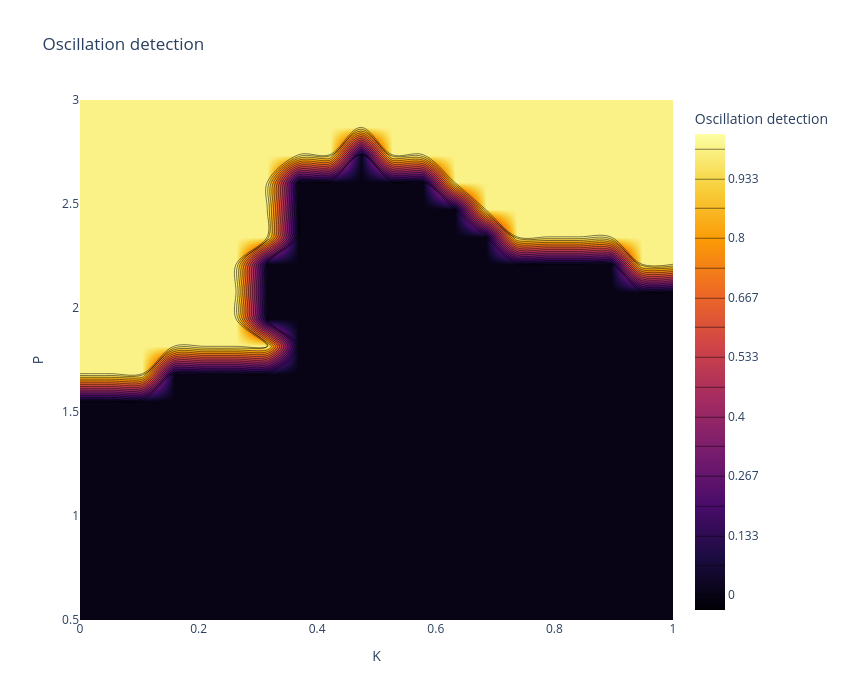
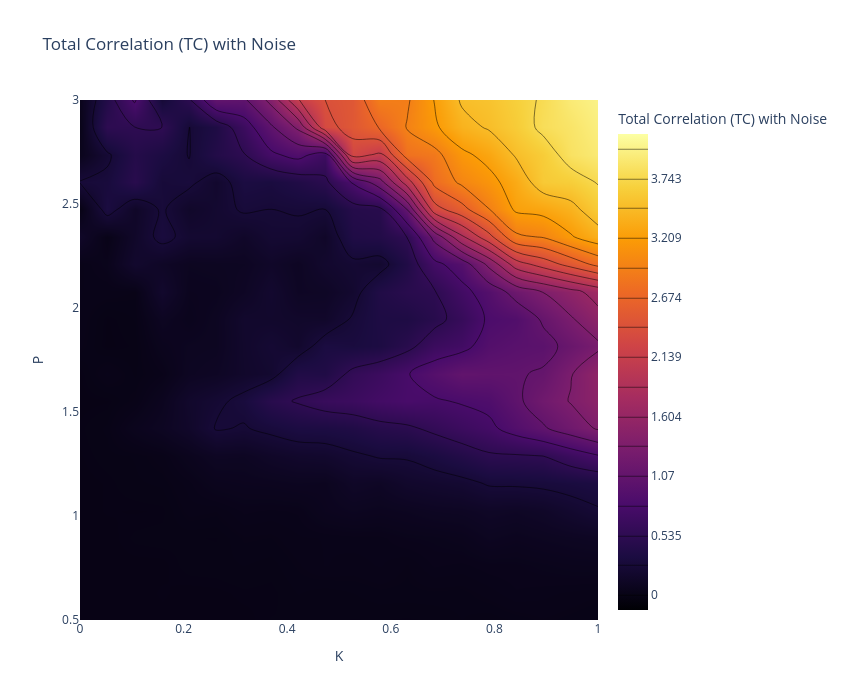
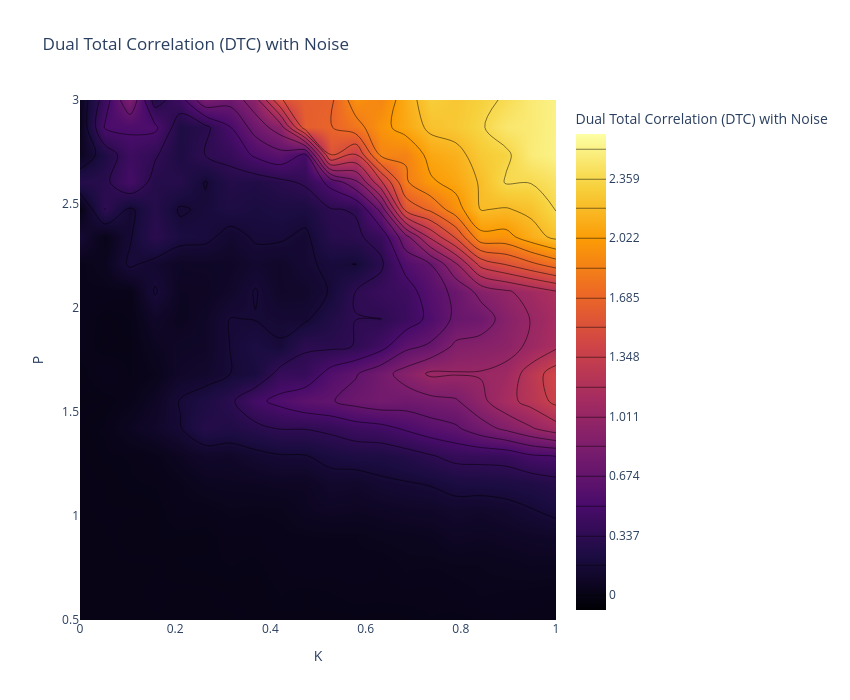
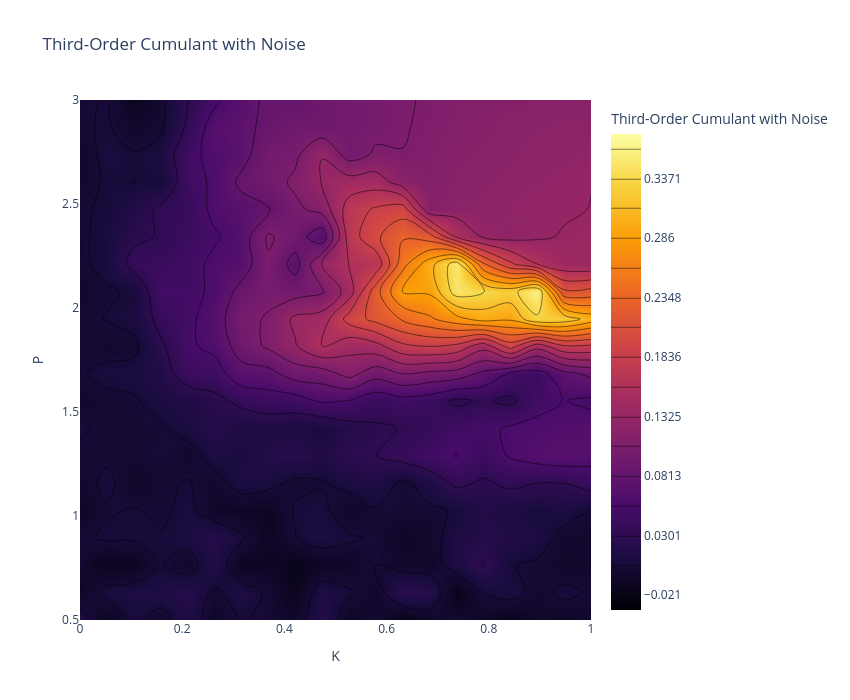

The cell these charts' notebook holds for them, in order:
### Markdown cell above
---
## Parameter Sweep in $(a_E \times K)$ Space — with Stochastic Noise

Oscillation detection and higher-order metric computation across the full $(a_E, K)$ grid.

### Code cell
# Sweep parameters
A_values = np.linspace(0.5, 3, 20)
K_values = np.linspace(0.0, 1.0, 20)
K3_values = np.linspace(0.0, 1.0, 20)
sigma_E = 0.03
T = 375

# Storage matrices
oscillation_map_noise = np.zeros((len(A_values), len(K_values)), dtype=int)
TC_map_noise = np.zeros((len(A_values), len(K_values)))
DTC_map_noise = np.zeros((len(A_values), len(K_values)))
Cumulant_map_noise = np.zeros((len(A_values), len(K_values)))
PowerCorr_map_noise = np.zeros((len(A_values), len(K_values)))
Entropy_map_noise = np.zeros((len(A_values), len(K_values)))
Entropy_map_skew = np.zeros((len(A_values), len(K_values)))
Entropy_map_kurt = np.zeros((len(A_values), len(K_values)))

TC_ksg_map = np.zeros((len(A_values), len(K_values)))
DTC_ksg_map = np.zeros((len(A_values), len(K_values)))
Oinfo_ksg_map = np.zeros((len(A_values), len(K_values)))

# Fixed seed for reproducibility
seed = 42
rng = np.random.default_rng(seed)
state0 = 0.1 * rng.standard_normal(2 * N_nodes)

# Create folder for raw simulated signals
sim_folder = '../simulations/2nd_order_diffusive_ak'
os.makedirs(sim_folder, exist_ok=True)

for i, A_val in enumerate(A_values):
    for j, K_val in enumerate(K_values):
        A_vec = np.array([A_val, A_val, A_val])
        t, states = simulate_wc_additive_stochastic_a(
            state0, A_vec, K_val, M, T, dt, sigma_E, P=7
        )

        start_idx = int(0.2 * len(t))
        E_node = states[start_idx:, :N_nodes]
        I_node = states[start_idx:, N_nodes:]

        # Oscillation detection
        is_lc1, _, _, _ = detect_limit_cycle_poincare(E_node[:, 0], I_node[:, 0], dt)
        is_lc2, _, _, _ = detect_limit_cycle_poincare(E_node[:, 1], I_node[:, 1], dt)
        is_lc3, _, _, _ = detect_limit_cycle_poincare(E_node[:, 2], I_node[:, 2], dt)
        oscillation_map_noise[i, j] = int(is_lc1 and is_lc2 and is_lc3)

        # Metrics
        E = states[start_idx:, :N_nodes]
        X = E.copy()
        Sigma = np.cov(X.T)

        TC_map_noise[i, j] = TC_gauss(Sigma)
        DTC_map_noise[i, j] = DTC_gauss(Sigma)
        Entropy_map_noise[i, j] = entropy_gauss(Sigma)
        skew, kurt = dev_gauss(X)
        Entropy_map_skew[i, j] = skew
        Entropy_map_kurt[i, j] = kurt
        if X.shape[1] == 3:
            Cumulant_map_noise[i, j] = cumulants(X)
            PowerCorr_map_noise[i, j] = powercorr(X)

        # --- KSG non-parametric metrics ---
        if X.shape[1] == 3:
            TC_ksg_map[i, j] = TC_ksg(X)
            DTC_ksg_map[i, j] = DTC_ksg(X)
            Oinfo_ksg_map[i, j] = Oinfo_ksg(X)

        # --- Save raw simulated signals ---
        I_node_save = states[start_idx:, N_nodes:]
        np.savez_compressed(
            sim_folder + '/signals_i' + str(i).zfill(2) + '_j' + str(j).zfill(2) + '.npz',
            E=E, I=I_node_save,
            row_val=A_val, col_val=K_val
        )

    if (i + 1) % 5 == 0:
        print(f"Progress: {i+1}/{len(A_values)}")

# Clean outliers
TC_clean = clean_rowwise_signed(TC_map_noise, n_std=2)
DTC_clean = clean_rowwise_signed(DTC_map_noise, n_std=2)
Cumulant_clean = clean_rowwise_signed(Cumulant_map_noise, n_std=2)
PowerCorr_clean = clean_rowwise_signed(PowerCorr_map_noise, n_std=2)
Skew_clean = clean_rowwise_signed(Entropy_map_skew, n_std=2)
Kurt_clean = clean_rowwise_signed(Entropy_map_kurt, n_std=2)

TC_ksg_clean = clean_rowwise_signed(TC_ksg_map, n_std=2)
DTC_ksg_clean = clean_rowwise_signed(DTC_ksg_map, n_std=2)
Oinfo_ksg_clean = clean_rowwise_signed(Oinfo_ksg_map, n_std=2)

# Quick visualisation
plot_metrics_contour(oscillation_map_noise, A_values, K3_values, title="Oscillation detection")
plot_metrics_contour(TC_clean, A_values, K3_values, title="Total Correlation (TC) with Noise")
plot_metrics_contour(DTC_clean, A_values, K3_values, title="Dual Total Correlation (DTC) with Noise")
plot_metrics_contour(Cumulant_clean, A_values, K3_values, title="Third-Order Cumulant with Noise")
plot_metrics_contour(PowerCorr_clean, A_values, K3_values, title="Triple Power Correlation with Noise")

plot_metrics_contour(TC_ksg_clean, A_values, K3_values, title="TC KSG with Noise")
plot_metrics_contour(DTC_ksg_clean, A_values, K3_values, title="DTC KSG with Noise")
plot_metrics_contour(Oinfo_ksg_clean, A_values, K3_values, title="O-info KSG with Noise")

# ── Save cleaned results ──
np.savez_compressed(
    "../results/metrics_Pairwise_diffusive_noise_a.npz",
    oscillation_map=oscillation_map_noise,
    TC=TC_clean, DTC=DTC_clean,
    cumulant=Cumulant_clean, powercorr=PowerCorr_clean,
    skew=Skew_clean, kurt=Kurt_clean,
    TC_ksg=TC_ksg_clean, DTC_ksg=DTC_ksg_clean, Oinfo_ksg=Oinfo_ksg_clean,
    P=A_values, K3=K3_values,
)

# ── Save raw results ──
np.savez_compressed(
    "../results/raw_metrics_Pairwise_diffusive_noise_a.npz",
    oscillation_map=oscillation_map_noise,
    TC=TC_map_noise, DTC=DTC_map_noise,
    cumulant=Cumulant_map_noise, powercorr=PowerCorr_map_noise,
    skew=Entropy_map_skew, kurt=Entropy_map_kurt,
    TC_ksg=TC_ksg_map, DTC_ksg=DTC_ksg_map, Oinfo_ksg=Oinfo_ksg_map,
    P=A_values, K3=K3_values,
)

print("Saved: metrics_Pairwise_diffusive_noise_a.npz & raw_metrics_Pairwise_diffusive_noise_a.npz")

### Figure 1 — Plotly figure (JSON) as saved in the notebook; plotly's stock layout.template omitted (floating-point values rounded to 4 significant figures; data arrays with more than 128 entries replaced by an {"elided": "..."} marker saying what was removed)
{"data": [{"colorbar": {"title": {"text": "Oscillation detection"}}, "colorscale": [[0, "#000004"], [0.1111, "#1b0c41"], [0.2222, "#4a0c6b"], [0.3333, "#781c6d"], [0.4444, "#a52c60"], [0.5556, "#cf4446"], [0.6667, "#ed6925"], [0.7778, "#fb9b06"], [0.8889, "#f7d13d"], [1, "#fcffa4"]], "contours": {"coloring": "heatmap", "end": 1, "showlines": true, "size": 0.06667, "start": 0}, "type": "contour", "x": [0.0, 0.05263, 0.1053, 0.1579, 0.2105, 0.2632, 0.3158, 0.3684, 0.4211, 0.4737, 0.5263, 0.5789, 0.6316, 0.6842, 0.7368, 0.7895, 0.8421, 0.8947, 0.9474, 1.0], "y": [0.5, 0.6316, 0.7632, 0.8947, 1.026, 1.158, 1.289, 1.421, 1.553, 1.684, 1.816, 1.947, 2.079, 2.211, 2.342, 2.474, 2.605, 2.737, 2.868, 3.0], "z": {"elided": "20x20 int values"}}], "layout": {"height": 700, "title": {"text": "Oscillation detection"}, "width": 850, "xaxis": {"title": {"text": "K"}}, "yaxis": {"title": {"text": "P"}}}}

### Figure 2 — Plotly figure (JSON) as saved in the notebook; plotly's stock layout.template omitted (floating-point values rounded to 4 significant figures; data arrays with more than 128 entries replaced by an {"elided": "..."} marker saying what was removed)
{"data": [{"colorbar": {"title": {"text": "Total Correlation (TC) with Noise"}}, "colorscale": [[0, "#000004"], [0.1111, "#1b0c41"], [0.2222, "#4a0c6b"], [0.3333, "#781c6d"], [0.4444, "#a52c60"], [0.5556, "#cf4446"], [0.6667, "#ed6925"], [0.7778, "#fb9b06"], [0.8889, "#f7d13d"], [1, "#fcffa4"]], "contours": {"coloring": "heatmap", "end": 4.011, "showlines": true, "size": 0.2674, "start": 4.615e-05}, "type": "contour", "x": [0.0, 0.05263, 0.1053, 0.1579, 0.2105, 0.2632, 0.3158, 0.3684, 0.4211, 0.4737, 0.5263, 0.5789, 0.6316, 0.6842, 0.7368, 0.7895, 0.8421, 0.8947, 0.9474, 1.0], "y": [0.5, 0.6316, 0.7632, 0.8947, 1.026, 1.158, 1.289, 1.421, 1.553, 1.684, 1.816, 1.947, 2.079, 2.211, 2.342, 2.474, 2.605, 2.737, 2.868, 3.0], "z": {"elided": "20x20 float values"}}], "layout": {"height": 700, "title": {"text": "Total Correlation (TC) with Noise"}, "width": 850, "xaxis": {"title": {"text": "K"}}, "yaxis": {"title": {"text": "P"}}}}

### Figure 3 — Plotly figure (JSON) as saved in the notebook; plotly's stock layout.template omitted (floating-point values rounded to 4 significant figures; data arrays with more than 128 entries replaced by an {"elided": "..."} marker saying what was removed)
{"data": [{"colorbar": {"title": {"text": "Dual Total Correlation (DTC) with Noise"}}, "colorscale": [[0, "#000004"], [0.1111, "#1b0c41"], [0.2222, "#4a0c6b"], [0.3333, "#781c6d"], [0.4444, "#a52c60"], [0.5556, "#cf4446"], [0.6667, "#ed6925"], [0.7778, "#fb9b06"], [0.8889, "#f7d13d"], [1, "#fcffa4"]], "contours": {"coloring": "heatmap", "end": 2.527, "showlines": true, "size": 0.1685, "start": 4.616e-05}, "type": "contour", "x": [0.0, 0.05263, 0.1053, 0.1579, 0.2105, 0.2632, 0.3158, 0.3684, 0.4211, 0.4737, 0.5263, 0.5789, 0.6316, 0.6842, 0.7368, 0.7895, 0.8421, 0.8947, 0.9474, 1.0], "y": [0.5, 0.6316, 0.7632, 0.8947, 1.026, 1.158, 1.289, 1.421, 1.553, 1.684, 1.816, 1.947, 2.079, 2.211, 2.342, 2.474, 2.605, 2.737, 2.868, 3.0], "z": {"elided": "20x20 float values"}}], "layout": {"height": 700, "title": {"text": "Dual Total Correlation (DTC) with Noise"}, "width": 850, "xaxis": {"title": {"text": "K"}}, "yaxis": {"title": {"text": "P"}}}}

### Figure 4 — Plotly figure (JSON) as saved in the notebook; plotly's stock layout.template omitted (floating-point values rounded to 4 significant figures; data arrays with more than 128 entries replaced by an {"elided": "..."} marker saying what was removed)
{"data": [{"colorbar": {"title": {"text": "Third-Order Cumulant with Noise"}}, "colorscale": [[0, "#000004"], [0.1111, "#1b0c41"], [0.2222, "#4a0c6b"], [0.3333, "#781c6d"], [0.4444, "#a52c60"], [0.5556, "#cf4446"], [0.6667, "#ed6925"], [0.7778, "#fb9b06"], [0.8889, "#f7d13d"], [1, "#fcffa4"]], "contours": {"coloring": "heatmap", "end": 0.3627, "showlines": true, "size": 0.02558, "start": -0.02102}, "type": "contour", "x": [0.0, 0.05263, 0.1053, 0.1579, 0.2105, 0.2632, 0.3158, 0.3684, 0.4211, 0.4737, 0.5263, 0.5789, 0.6316, 0.6842, 0.7368, 0.7895, 0.8421, 0.8947, 0.9474, 1.0], "y": [0.5, 0.6316, 0.7632, 0.8947, 1.026, 1.158, 1.289, 1.421, 1.553, 1.684, 1.816, 1.947, 2.079, 2.211, 2.342, 2.474, 2.605, 2.737, 2.868, 3.0], "z": {"elided": "20x20 float values"}}], "layout": {"height": 700, "title": {"text": "Third-Order Cumulant with Noise"}, "width": 850, "xaxis": {"title": {"text": "K"}}, "yaxis": {"title": {"text": "P"}}}}
